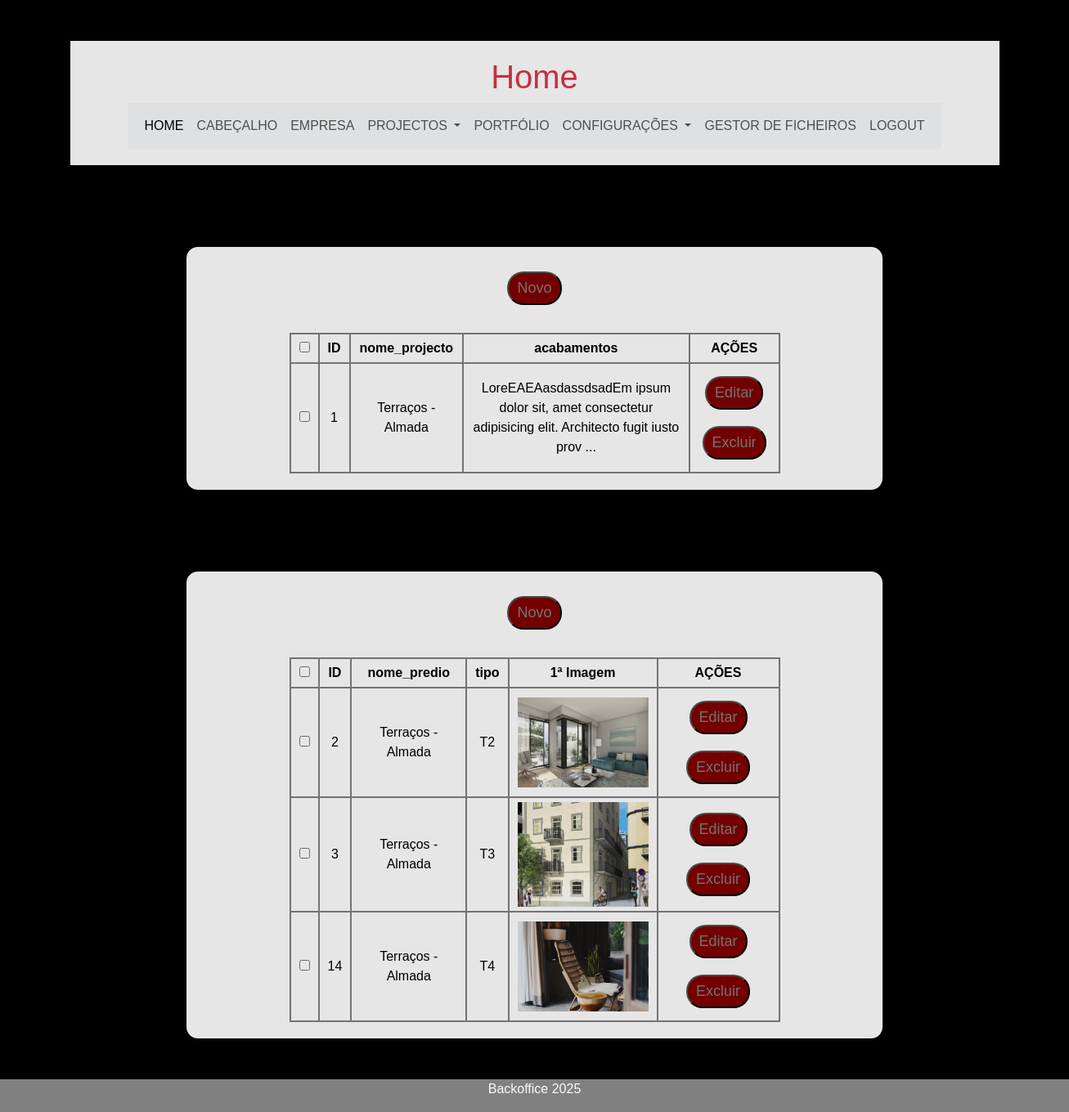
The page /backoffice/projecto.php?id=1 (signed in) on the database its author committed.
### tables this page shows
CREATE TABLE `projectos` (
  `id` int(11) NOT NULL,
  `nome` varchar(500) NOT NULL,
  `acabamentos` text NOT NULL,
  `planta` text NOT NULL
);

CREATE TABLE `predios` (
  `id` int(11) NOT NULL,
  `tipo` varchar(100) NOT NULL,
  `id_projecto` int(11) NOT NULL,
  `imagens` blob NOT NULL,
  `mostrar` tinyint(1) DEFAULT 0,
  `area` int(11) NOT NULL,
  `estado` varchar(200) NOT NULL,
  `valor` double(9,2) NOT NULL
);

### backoffice/projecto.php (called while the page is built)
<?php
require_once "components/header.php";
require_once "views/projecto_view.php";
require_once "components/footer.php";
?>

### backoffice/helpers/_base_dados_helper.php (called while the page is built, shortened)
<?php
$base_dados = [
  "host" => "localhost",
  "dbname" => "casas_e_prop_bd",
  "user" => "root",
  "pass" => "",
];
$pdo = new PDO("mysql:host=$base_dados[host];dbname=$base_dados[dbname];charset=utf8mb4","$base_dados[user]","$base_dados[pass]");
function selectSql($sql){
  global $pdo;
  $consulta = $pdo->query($sql);
  $resultado = $consulta->fetchAll(PDO::FETCH_ASSOC);
  return $resultado;
}
function selectSqlUnico($sql){
  global $pdo;
  $consulta = $pdo->query($sql);
  $resultado = $consulta->fetch(PDO::FETCH_ASSOC);
  return $resultado;
}
?>

### helpers/projecto_helper.php (called while the page is built, shortened)
<?php
function getProjetoEspecifico($id){
  $resultado = selectSqlUnico("SELECT * FROM projectos WHERE id=$id LIMIT 1");
  return $resultado;
}
?>

### helpers/predio_helper.php (called while the page is built, shortened)
<?php
function getTodosPrediosPorPai($id_projecto){
  $resultado = selectSql("SELECT * FROM predios WHERE id_projecto=$id_projecto");
  return $resultado;
}
?>

### backoffice/views/projecto_view.php (the view, shortened to what this page needs)
<?php
  $id = (!empty($_GET["id"])) ? ($_GET["id"]) : 0;
  $proj = getProjetoEspecifico($id);
  $pred= getTodosPrediosPorPai($id);
?>
  <main class="container">
    <div class="row py-5">
      <div class=
        "
        col-12
        text-center
        w-75
        m-auto
        rounded-4
        box
        "
      >
        <button onclick="abrirPopup('pro_new.php')">Novo</button>
        <table class="text-center m-auto mt-4">
          <tr>
            <th><input type="checkbox"></th>
            <th>ID</th>
            <th>nome_projecto</th>
            <th>acabamentos</th>
            <th>AÇÕES</th>
          </tr>
          <tr>
            <td><input type="checkbox"></td>
            <td><?= $proj["id"] ?></td>
            <td><?= $proj["nome"] ?></td>
            <td><?=  substr(strip_tags($proj["acabamentos"]), 0, 100)?> ... </td>
            <td>
              <button onclick="abrirPopupId(<?= $proj['id'] ?>, 'pro_edit.php?editar_pro')">Editar</button>
              <button onclick="confirmacao('projecto.php?excluir_pro=',<?= $proj['id'] ?>)">Excluir</button>
          </td>
          </tr>
        </table>
      </div>
    </div>
    <div class="row py-5">
      <div class=
        "
        col-12
        text-center
        w-75
        m-auto
        rounded-4
        box
        "
      >
      <button onclick="abrirPopup('pre_new.php')">Novo</button>
      <table class="text-center m-auto mt-4">
        <tr>
          <th><input type="checkbox"></th>
          <th>ID</th>
          <th>nome_predio</th>
          <th>tipo</th>
          <th>1ª Imagem</th>
          <th>AÇÕES</th>
        </tr>
        <?php foreach($pred as $pre): ?>
          <tr>
            <?php
              $img = json_decode($pre["imagens"]);
            ?>
            <td><input type="checkbox"></td>
            <td><?= $pre["id"] ?></td>
            <td><?= $proj["nome"] ?></td>
            <td><?= $pre["tipo"] ?> </td>
            <td><img src="<?= $img[0] ?>" alt="<?= $img[0] ?>" width="160"> </td>
            <td>
              <button onclick="abrirPopupId(<?= $pre['id'] ?>, 'pre_edit.php?editar_pre')">Editar</button>
              <button onclick="confirmacao('projecto.php?excluir_pre=',<?= $pre['id'] ?>)">Excluir</button>
          </td>
          </tr>
        <?php endforeach ?>
      </table>
      </div>
    </div>
  </main>

### backoffice/public/css/style.css (style rules this page uses)
body { margin: 0px auto; min-width: 1297px; background-color: black; background-position: center; font-family: 'Franklin Gothic Medium', 'Arial Narrow', Arial, sans-serif; color: black; }
.box { background-color: white; border: 2px solid black; height: fit-content; padding: 20px 0px; opacity: .9; }
table, tr, td, th { border: 2px solid gray; border-collapse: collapse; padding: 5px 10px; }
table { width: 600px; }
td { width: fit-content; }
input { text-align: center; }
input[type="submit"], button { background-color: maroon; border-radius: 20px; padding: 5px 10px; color: gray; font-size: 18px; margin: 10px 0px; transition-duration: 0.6s; }

### rows shown on the page
projectos: id "1", nome "Terraços - Almada", acabamentos "LoreEAEAasdassdsadEm ipsum dolor sit, amet consectetur adipisicing elit. Architecto fugit iusto prov"
predios: id "2", id_projecto.nome "Terraços - Almada", tipo "T2", shows a picture
predios: id "3", id_projecto.nome "Terraços - Almada", tipo "T3", shows a picture
predios: id "14", id_projecto.nome "Terraços - Almada", tipo "T4", shows a picture
